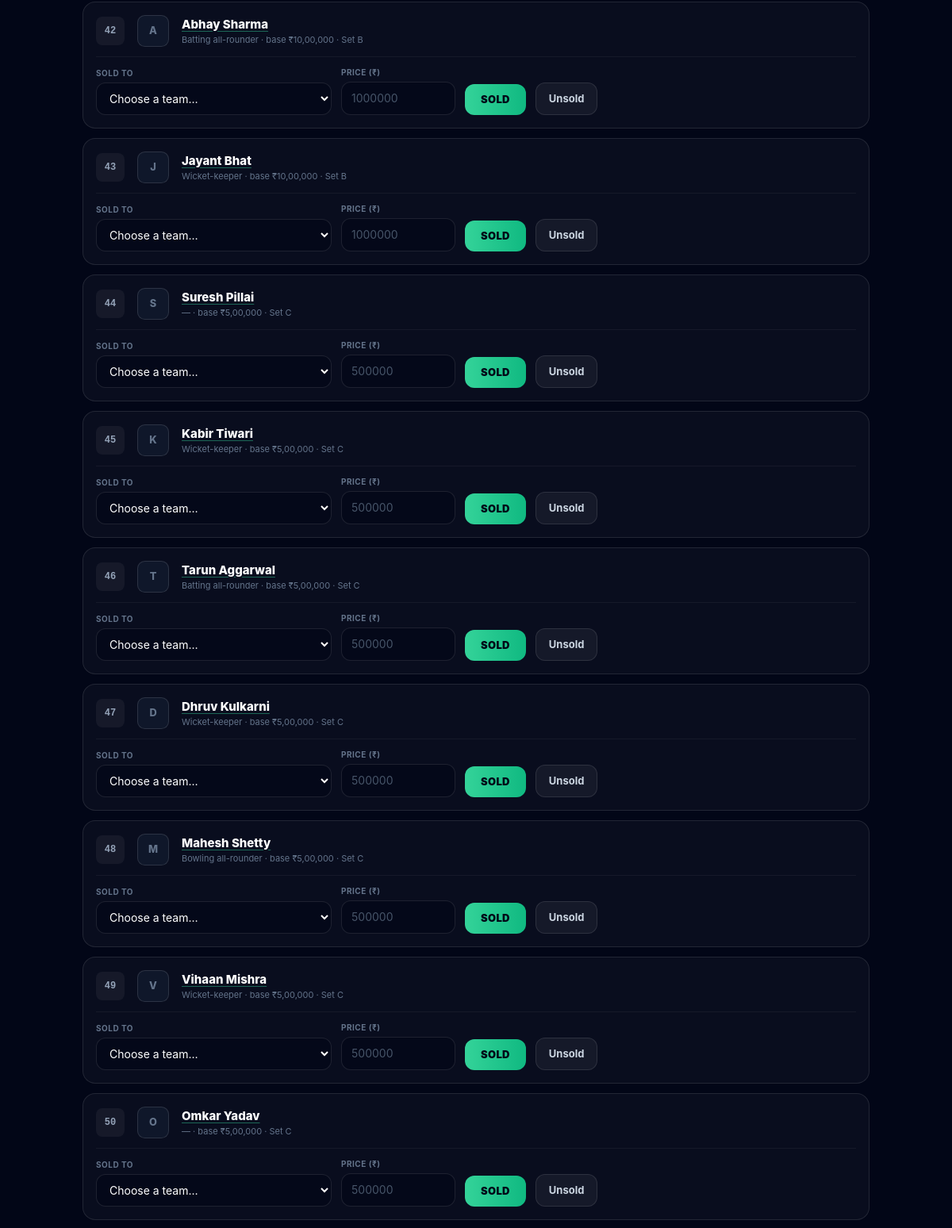
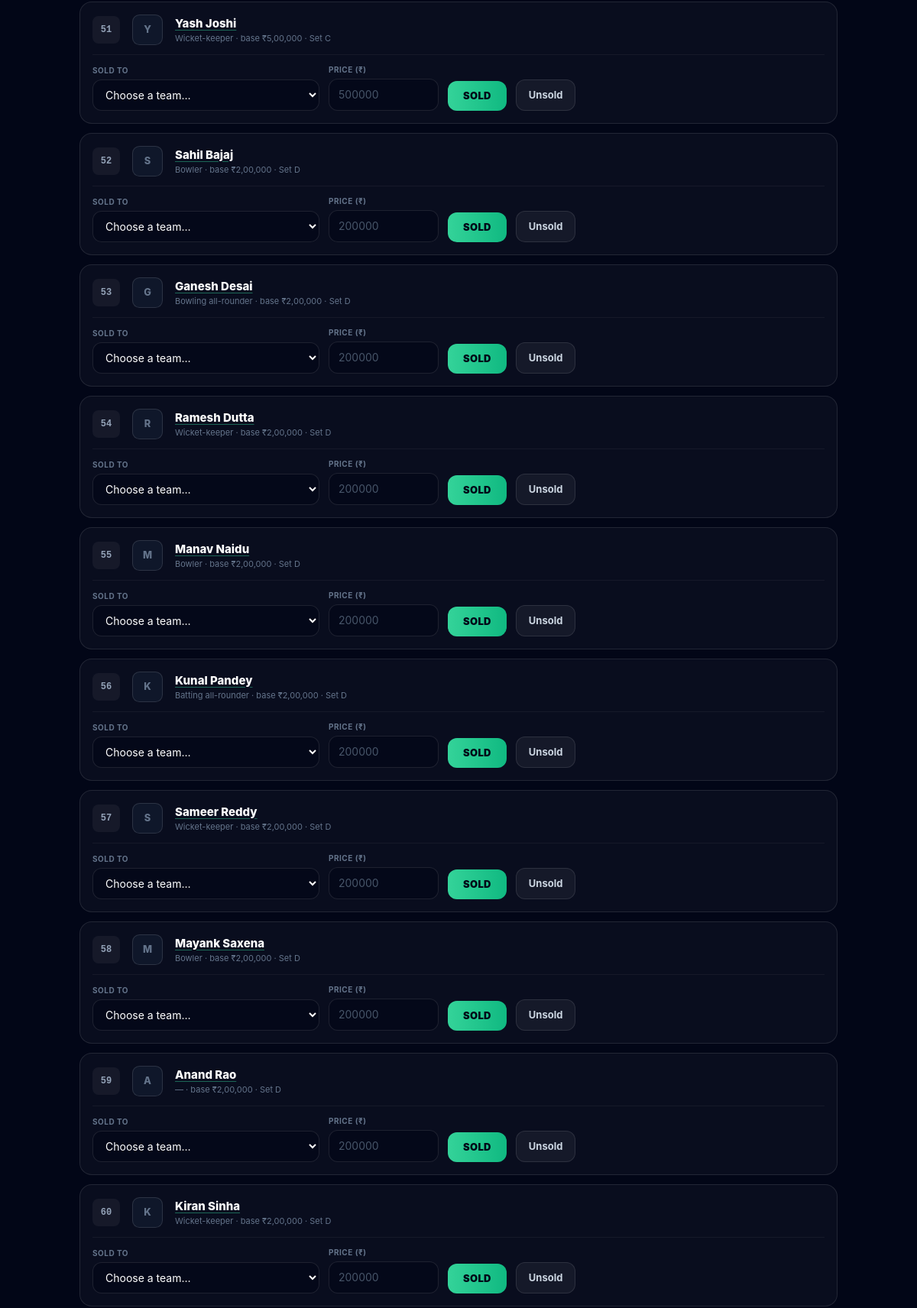
Page /admin/auction.php (signed in, middle part) on the earlier database version (2 pictures, top to bottom).
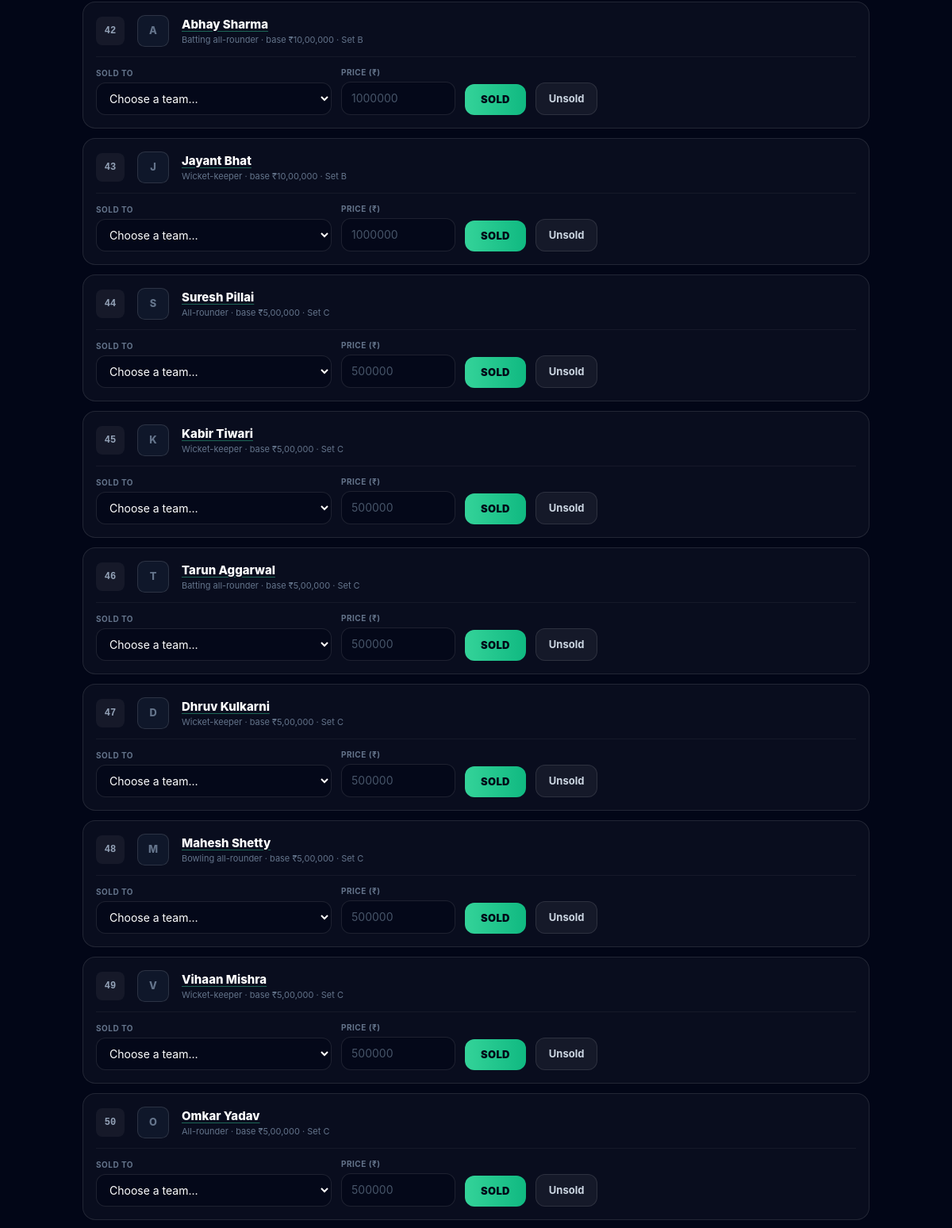
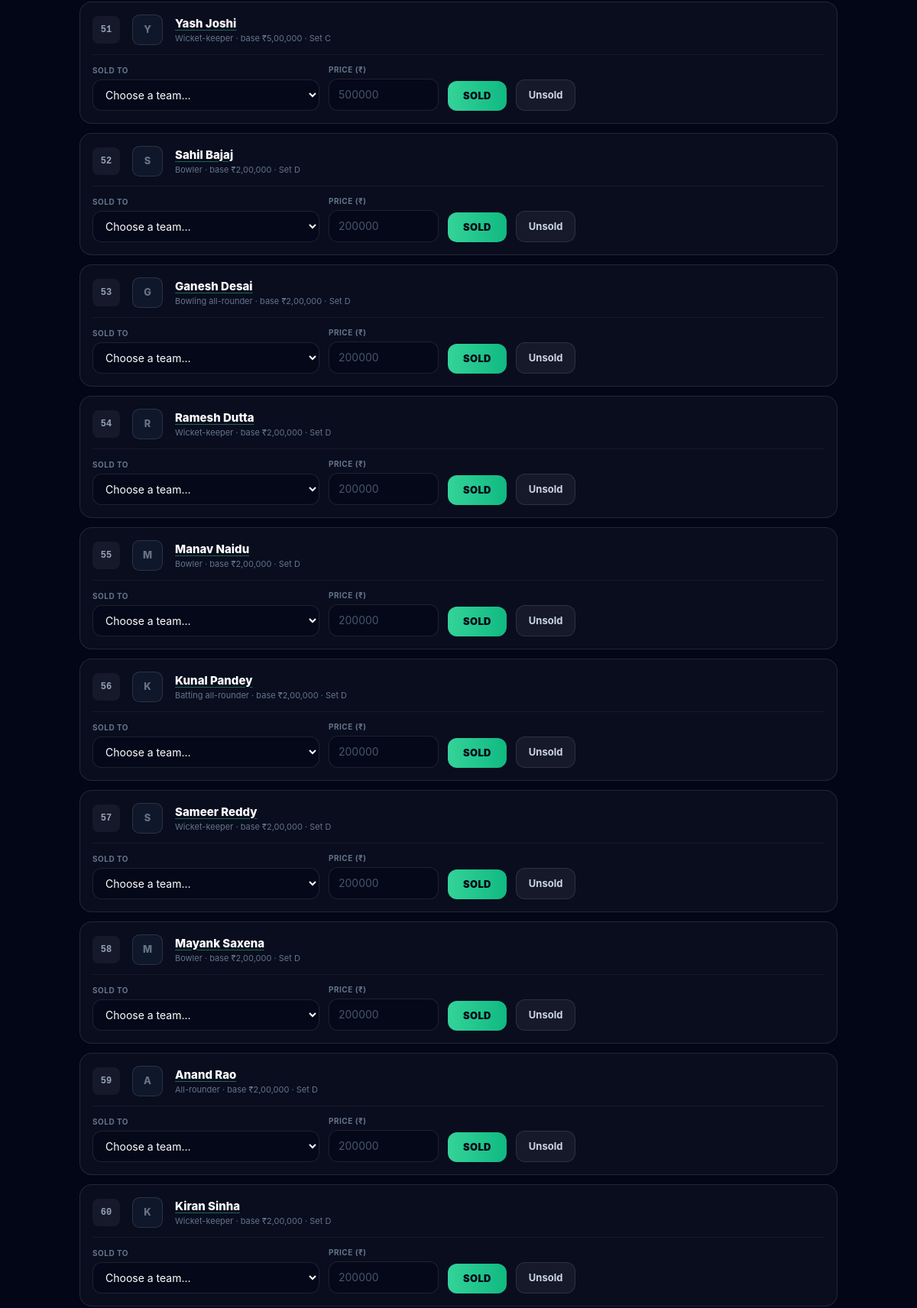
Same page on the later database version (2 pictures, top to bottom).
### tables this page shows
CREATE TABLE `auction_lots` (
    `id`                    BIGINT UNSIGNED NOT NULL AUTO_INCREMENT,
    `tournament_id`         INT UNSIGNED  NOT NULL,
    `player_id`             INT UNSIGNED  NOT NULL,
    `lot_order`             SMALLINT UNSIGNED NOT NULL,

    `status`                ENUM('queued','live','paused','sold','unsold') NOT NULL DEFAULT 'queued',
    `base_price`            DECIMAL(14,2) NOT NULL,
    `current_bid`           DECIMAL(14,2)     NULL,
    `current_bidder_team_id` INT UNSIGNED     NULL,
    `bid_count`             SMALLINT UNSIGNED NOT NULL DEFAULT 0,

    `started_at`            DATETIME          NULL,
    `ends_at`               DATETIME          NULL,   
    `closed_at`             DATETIME          NULL,

    `sold_to_team_id`       INT UNSIGNED      NULL,
    `sold_price`            DECIMAL(14,2)     NULL,
    `closed_by_user_id`     INT UNSIGNED      NULL,   

    `created_at`            TIMESTAMP     NOT NULL DEFAULT CURRENT_TIMESTAMP,
    `updated_at`            TIMESTAMP     NOT NULL DEFAULT CURRENT_TIMESTAMP ON UPDATE CURRENT_TIMESTAMP,

    PRIMARY KEY (`id`),
    UNIQUE KEY `uq_lot_player` (`tournament_id`, `player_id`),
    UNIQUE KEY `uq_lot_order`  (`tournament_id`, `lot_order`),
    KEY `idx_lot_live`  (`tournament_id`, `status`),
    KEY `idx_lot_queue` (`tournament_id`, `status`, `lot_order`),

    CONSTRAINT `fk_lots_tournament`
        FOREIGN KEY (`tournament_id`) REFERENCES `tournaments` (`id`)
        ON DELETE CASCADE ON UPDATE CASCADE,
    CONSTRAINT `fk_lots_player`
        FOREIGN KEY (`player_id`) REFERENCES `players` (`id`)
        ON DELETE CASCADE ON UPDATE CASCADE,
    CONSTRAINT `fk_lots_bidder`
        FOREIGN KEY (`current_bidder_team_id`) REFERENCES `teams` (`id`)
        ON DELETE SET NULL ON UPDATE CASCADE,
    CONSTRAINT `fk_lots_sold_to`
        FOREIGN KEY (`sold_to_team_id`) REFERENCES `teams` (`id`),
    CONSTRAINT `fk_lots_closed_by`
        FOREIGN KEY (`closed_by_user_id`) REFERENCES `users` (`id`)
        ON DELETE SET NULL ON UPDATE CASCADE,

    CONSTRAINT `chk_lot_bid_floor` CHECK (`current_bid` IS NULL OR `current_bid` >= `base_price`),
    CONSTRAINT `chk_lot_sold`      CHECK (
        (`status` = 'sold' AND `sold_to_team_id` IS NOT NULL AND `sold_price` IS NOT NULL)
        OR (`status` <> 'sold' AND `sold_price` IS NULL)
    )
);

CREATE TABLE `players` (
    `id`             INT UNSIGNED  NOT NULL AUTO_INCREMENT,
    `tournament_id`  INT UNSIGNED  NOT NULL,
 
    `user_id`        INT UNSIGNED      NULL,
    `full_name`      VARCHAR(120)  NOT NULL,
    `display_name`   VARCHAR(60)       NULL,   
    `photo_url`      VARCHAR(255)      NULL,
    `country`        VARCHAR(60)   NOT NULL DEFAULT 'India',
    `date_of_birth`  DATE              NULL,

    `role`           ENUM('batsman','batting_all_rounder','all_rounder','bowling_all_rounder','wicket_keeper','bowler') NOT NULL,
    `batting_style`  ENUM('right_hand','left_hand')    NULL,
    `bowling_style`  ENUM('right_arm_fast','right_arm_medium','right_arm_offbreak',
                          'right_arm_legbreak','left_arm_fast','left_arm_medium',
                          'left_arm_orthodox','left_arm_chinaman','none') NOT NULL DEFAULT 'none',

    `is_overseas`    TINYINT(1)    NOT NULL DEFAULT 0,
    `is_capped`      TINYINT(1)    NOT NULL DEFAULT 0,
    `auction_set`    VARCHAR(40)       NULL,   
    `base_price`     DECIMAL(14,2) NOT NULL DEFAULT 200000.00,

 
    `career_matches` SMALLINT UNSIGNED NOT NULL DEFAULT 0,
    `career_runs`    MEDIUMINT UNSIGNED NOT NULL DEFAULT 0,
    `career_wickets` SMALLINT UNSIGNED NOT NULL DEFAULT 0,
    `strike_rate`    DECIMAL(6,2)  NOT NULL DEFAULT 0.00,
    `economy`        DECIMAL(5,2)  NOT NULL DEFAULT 0.00,

 
    `status`         ENUM('available','in_auction','sold','unsold','withdrawn')
                     NOT NULL DEFAULT 'available',
    `team_id`        INT UNSIGNED      NULL,
    `sold_price`     DECIMAL(14,2)     NULL,
    `jersey_number`  TINYINT UNSIGNED  NULL,

    `created_at`     TIMESTAMP     NOT NULL DEFAULT CURRENT_TIMESTAMP,
    `updated_at`     TIMESTAMP     NOT NULL DEFAULT CURRENT_TIMESTAMP ON UPDATE CURRENT_TIMESTAMP,

    PRIMARY KEY (`id`),
    KEY `idx_players_pool`   (`tournament_id`, `status`, `role`),
    KEY `idx_players_team`   (`team_id`),
    KEY `idx_players_set`    (`tournament_id`, `auction_set`),
    UNIQUE KEY `uq_player_jersey` (`team_id`, `jersey_number`),
 
    UNIQUE KEY `uq_player_user_tournament` (`tournament_id`, `user_id`),

    CONSTRAINT `fk_players_tournament`
        FOREIGN KEY (`tournament_id`) REFERENCES `tournaments` (`id`)
        ON DELETE CASCADE ON UPDATE CASCADE,
    CONSTRAINT `fk_players_user`
        FOREIGN KEY (`user_id`) REFERENCES `users` (`id`),
    CONSTRAINT `fk_players_team`
        FOREIGN KEY (`team_id`) REFERENCES `teams` (`id`),

    CONSTRAINT `chk_player_base_price` CHECK (`base_price` > 0),
 
    CONSTRAINT `chk_player_sold` CHECK (
        (`status` = 'sold' AND `team_id` IS NOT NULL AND `sold_price` >= `base_price`)
        OR (`status` <> 'sold' AND `sold_price` IS NULL)
    )
);

### config/db.php (called while the page is built, shortened)
<?php
final class Database
{
    private static ?PDO $instance = null;
    public static function pdo(): PDO
    {
        if (self::$instance instanceof PDO) {
            return self::$instance;
        }
        $host    = Env::get('DB_HOST', '127.0.0.1');
        $port    = Env::get('DB_PORT', '3306');
        $name    = Env::get('DB_NAME', 'cric_auction');
        $charset = Env::get('DB_CHARSET', 'utf8mb4');
        $dsn = sprintf('mysql:host=%s;port=%s;dbname=%s;charset=%s', $host, $port, $name, $charset);
        $options = [
            PDO::ATTR_ERRMODE            => PDO::ERRMODE_EXCEPTION,
            PDO::ATTR_DEFAULT_FETCH_MODE => PDO::FETCH_ASSOC,
            PDO::ATTR_EMULATE_PREPARES   => false,
            PDO::ATTR_STRINGIFY_FETCHES  => false,
            PDO::ATTR_PERSISTENT         => false,
            PDO::MYSQL_ATTR_INIT_COMMAND =>
                "SET SESSION sql_mode='STRICT_ALL_TABLES,NO_ENGINE_SUBSTITUTION', time_zone='+00:00'",
        ];
        try {
            self::$instance = new PDO($dsn, (string) Env::get('DB_USER', ''), (string) Env::get('DB_PASS', ''), $options);
        } catch (PDOException $e) {
            error_log('[DB] connection failed: ' . $e->getMessage());
            if (Env::get('APP_ENV', 'local') === 'production') {
                http_response_code(503);
                exit('Service temporarily unavailable.');
            }
            throw new RuntimeException(
                'Database connection failed. Check .env and that MySQL is running. (' . $e->getMessage() . ')',
                (int) $e->getCode(),
                $e
            );
        }
        return self::$instance;
    }
    public static function run(string $sql, array $params = []): PDOStatement
    {
        $stmt = self::pdo()->prepare($sql);
        foreach ($params as $key => $value) {
            $type = match (true) {
                is_int($value)  => PDO::PARAM_INT,
                is_bool($value) => PDO::PARAM_BOOL,
                is_null($value) => PDO::PARAM_NULL,
                default         => PDO::PARAM_STR,
            };
            $stmt->bindValue(is_int($key) ? $key + 1 : $key, $value, $type);
        }
        $stmt->execute();
        return $stmt;
    }
    public static function all(string $sql, array $params = []): array
    {
        return self::run($sql, $params)->fetchAll();
    }
}

### app/Services/TournamentService.php (called while the page is built, shortened)
<?php
final class TournamentService
{
    public function listTournaments(): array
    {
        return Database::all(
            'SELECT t.*,
                    (SELECT COUNT(*) FROM teams   WHERE tournament_id = t.id) AS team_count,
                    (SELECT COUNT(*) FROM players WHERE tournament_id = t.id) AS player_count,
                    (SELECT COUNT(*) FROM tournament_registrations
                      WHERE tournament_id = t.id AND status = \'pending\')    AS pending_count
               FROM tournaments t
           ORDER BY t.season_year DESC, t.name'
        );
    }
}

### config/config.php (called while the page is built, shortened)
<?php
spl_autoload_register(static function (string $class): void {
    $prefix = 'App\\';
    $relative = str_replace('\\', '/', substr($class, strlen($prefix)));
    $file     = BASE_PATH . '/app/' . $relative . '.php';
});
require_once BASE_PATH . '/config/db.php';
if (!function_exists('e')) {
    function e(?string $value): string
    {
        return Security::e($value);
    }
}

### app/Core/Security.php (called while the page is built, shortened)
<?php
final class Security
{
    public static function e(?string $value): string
    {
        return htmlspecialchars((string) $value, ENT_QUOTES | ENT_SUBSTITUTE, 'UTF-8');
    }
}

### app/Views/partials/player_kinds.php (called while the page is built, shortened)
<?php
if (!function_exists('player_kind')) {
    function player_kind(?string $key): string
    {
        $key = (string) $key;
        return AccountService::PLAYER_KINDS[$key]
            ?? ($key === '' ? '—' : ucfirst(str_replace('_', ' ', $key)));
    }
}

### public/admin/auction.php (the view, shortened to what the rows shown need)
<?php
require_once dirname(dirname(__DIR__)) . '/config/config.php';
require_once BASE_PATH . '/app/Views/layouts/shell.php';
require_once BASE_PATH . '/app/Views/partials/player_card.php';
$tournaments = new TournamentService();
$all = $tournaments->listTournaments();
    ?>
    <?php
$tournamentId = isset($_GET['tournament']) ? (int) $_GET['tournament'] : (int) $all[0]['id'];
$search       = trim((string) ($_GET['q'] ?? ''));
$sort = isset($_GET['sort']) && isset(SORTS[$_GET['sort']]) ? (string) $_GET['sort'] : 'lot';
function lotsWithStatus(int $tournamentId, array $statuses, string $search, string $sort = 'lot'): array
{
    $in = implode(',', array_map(static fn ($i) => ':s' . $i, array_keys($statuses)));
    $params = [':t' => $tournamentId];
    foreach ($statuses as $i => $status) {
        $params[':s' . $i] = $status;
    }
    $like = '';
    $order = match ($sort) {
        'set'   => "CASE WHEN p.auction_set IS NULL OR p.auction_set = '' THEN 2
                         WHEN LOWER(p.auction_set) = 'marquee'           THEN 0
                         ELSE 1 END, p.auction_set, l.lot_order",
        'kind'  => 'FIELD(p.role, ' . implode(', ', array_map(
            static fn (string $k): string => "'" . $k . "'",
            array_keys(AccountService::PLAYER_KINDS)
        )) . '), l.lot_order',
        'price' => 'l.base_price DESC, l.lot_order',
        'name'  => 'p.full_name, l.lot_order',
        default => 'l.lot_order, p.full_name',
    };
    return Database::all(
        "SELECT l.id AS lot_id, l.status, l.base_price, l.sold_price, l.lot_order,
                p.id AS player_id, p.user_id, p.full_name, p.display_name,
                p.role, p.batting_style, p.bowling_style,
                p.is_overseas, p.is_capped, p.auction_set, p.photo_url, p.country,
                p.career_matches, p.career_runs, p.career_wickets, p.strike_rate, p.economy,
                u.phone, u.email, u.address,
                t.name AS team_name, t.short_name AS team_short
           FROM auction_lots l
           JOIN players p ON p.id = l.player_id
      LEFT JOIN users   u ON u.id = p.user_id
      LEFT JOIN teams   t ON t.id = l.sold_to_team_id
          WHERE l.tournament_id = :t AND l.status IN ({$in}){$like}
       ORDER BY {$order}",
        $params
    );
}
$toCall = lotsWithStatus($tournamentId, ['queued', 'live', 'paused'], $search, $sort);
?>
<section class="mt-6">
    <?php if ($toCall === []): ?>
        <p class="mt-3 rounded-2xl border border-white/10 bg-white/[0.03] p-6 text-center text-[13px] text-slate-500">
            <?= $search !== ''
                ? 'Nobody left to call matches that name.'
                : 'Every player has been called. Nothing left in the pool.' ?>
        </p>
    <?php else: ?>
        <div class="mt-3 space-y-3">
            <?php foreach ($toCall as $lot): ?>
                <article class="rounded-2xl border border-white/10 bg-white/[0.03] p-4">
                    <div class="flex flex-wrap items-center gap-x-4 gap-y-2">
                        <span class="grid h-9 w-9 shrink-0 place-items-center rounded-lg bg-white/5 font-mono text-[12px] font-bold text-slate-400">
                            <?= (int) $lot['lot_order'] ?>
                        </span>
                        <?= player_card_thumb($lot, '../') ?>
                        <div class="min-w-[10rem] flex-1">
                            <p class="text-[15px] font-extrabold text-white"><?= player_card_link($lot) ?></p>
                            <p class="text-[11px] text-slate-500">
                                <?= e(player_kind((string) $lot['role'])) ?>
                                · base <?= rupees($lot['base_price']) ?>
                                <?php if (!empty($lot['auction_set'])): ?> · <?= e((string) $lot['auction_set']) ?><?php endif; ?>
                            </p>
                        </div>
                    </div>
                    <div class="mt-3 flex flex-wrap items-end gap-3 border-t border-white/5 pt-3">
                        <form method="post" class="flex flex-wrap items-end gap-3">
                            <div>
                                <label for="team_<?= (int) $lot['lot_id'] ?>"
                                       class="mb-1 block text-[10px] font-bold uppercase tracking-wider text-slate-500">Sold to</label>
                                <select id="team_<?= (int) $lot['lot_id'] ?>" name="team_id" required
                                        class="rounded-xl border border-white/10 bg-slate-950/60 px-3 py-2.5 text-sm text-white outline-none focus:border-emerald-400/50">
                                    <option value="">Choose a team…</option>
                                </select>
                            </div>
                            <div>
                                <label for="amt_<?= (int) $lot['lot_id'] ?>"
                                       class="mb-1 block text-[10px] font-bold uppercase tracking-wider text-slate-500">Price (₹)</label>
                                <input id="amt_<?= (int) $lot['lot_id'] ?>" name="amount" type="number" required
                                       min="<?= (int) $lot['base_price'] ?>" step="1"
                                       placeholder="<?= (int) $lot['base_price'] ?>"
                                       class="w-36 rounded-xl border border-white/10 bg-slate-950/60 px-3 py-2.5 text-sm font-bold text-white outline-none placeholder:font-normal placeholder:text-slate-600 focus:border-emerald-400/50">
                            </div>
                            <button type="submit"
                                    class="rounded-xl bg-gradient-to-r from-emerald-400 to-emerald-500 px-5 py-2.5 text-[13px] font-black uppercase tracking-wide text-slate-950 hover:brightness-110">
                                Sold
                            </button>
                        </form>
                        <form method="post">
                            <button type="submit"
                                    class="rounded-xl border border-white/10 bg-white/5 px-4 py-2.5 text-[13px] font-bold text-slate-300 hover:bg-white/10">
                                Unsold
                            </button>
                        </form>
                    </div>
                </article>
            <?php endforeach; ?>
        </div>
    <?php endif; ?>
</section>

### app/Views/partials/player_card.php (shortened to what the rows shown need)
<?php
require_once __DIR__ . '/player_kinds.php';
if (!function_exists('player_card_styles')) {
        ?>
        <?php
    function player_card_link(array $lot, string $classes = 'pc-name'): string
    {
        return sprintf(
            '<a href="#player-%d" class="%s" title="See %s\'s details and photo">%s</a>',
            (int) $lot['lot_id'],
            e($classes),
            e((string) $lot['full_name']),
            e((string) $lot['full_name'])
        );
    }
    function player_card_thumb(array $lot, string $up = ''): string
    {
        return sprintf(
            '<span class="pc-thumb pc-thumb-blank" aria-hidden="true">%s</span>',
            e(mb_strtoupper(mb_substr((string) $lot['full_name'], 0, 1)))
        );
    }
        ?>
        <?php
}

Differences in the rows shown:
changed through a linked row, auction_lots "Suresh Pillai": player.role "—" → "All-rounder"
changed through a linked row, auction_lots "Omkar Yadav": player.role "—" → "All-rounder"
changed through a linked row, auction_lots "Anand Rao": player.role "—" → "All-rounder"
